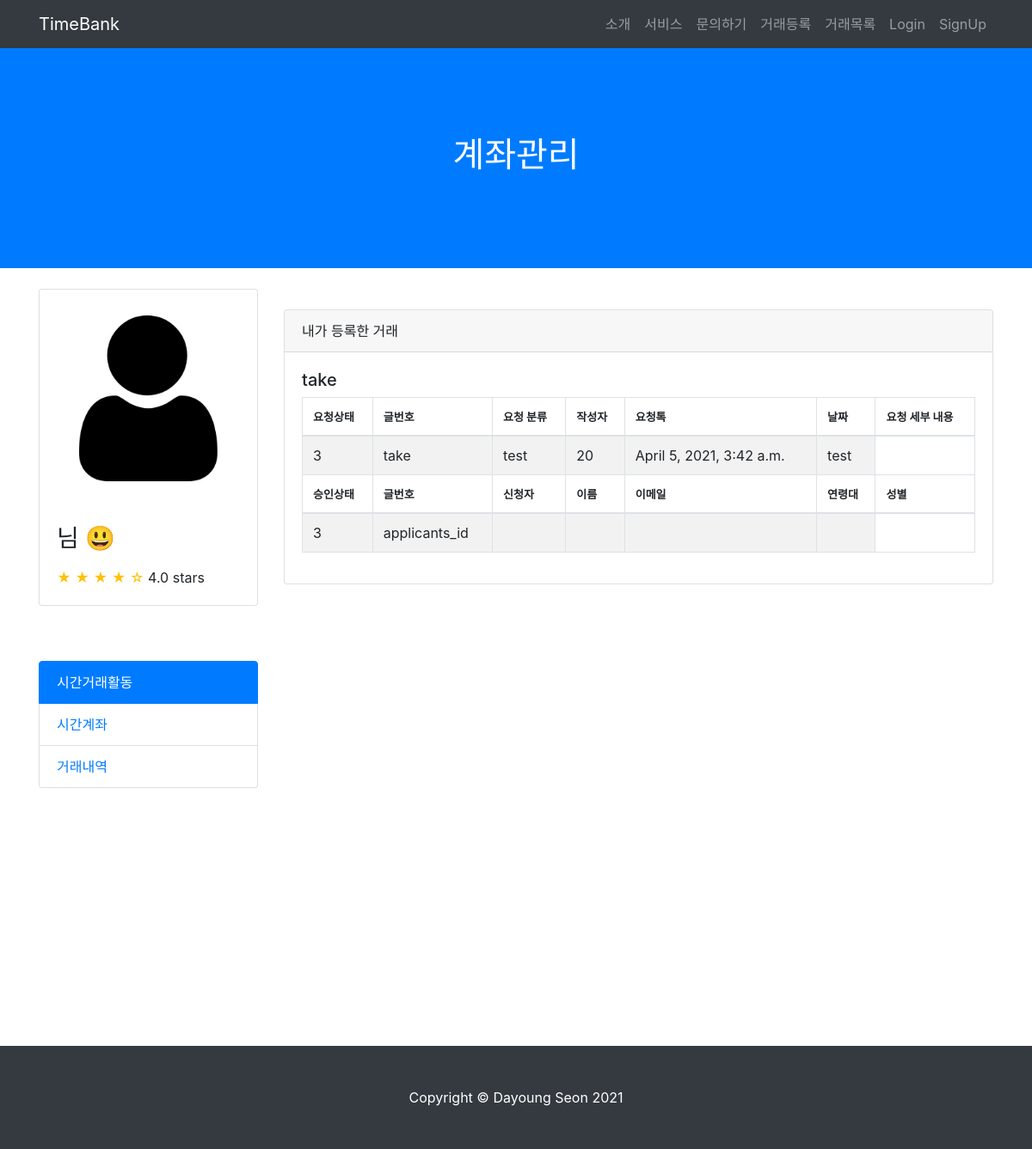
The page /account/my_post_detail/3 on the database as committed earlier.
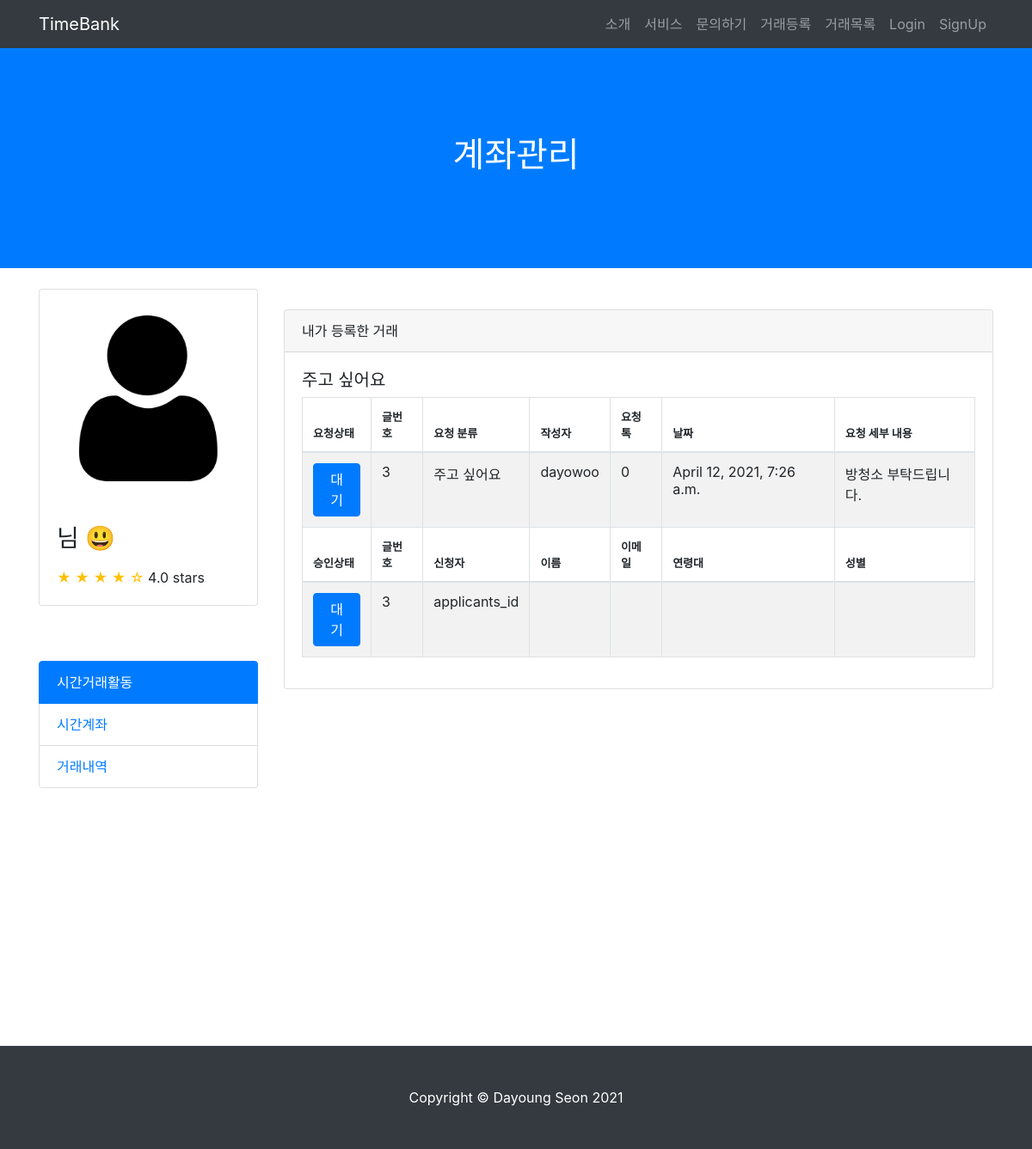
The same page on the database as committed later.
### TimeBank_app/models.py (models this page shows, shortened)
class Post(models.Model):
    date = models.CharField(max_length=140)
    start_time = models.CharField(max_length=140)
    end_time = models.CharField(max_length=140)
    service_choice = (('주고싶어요','주고싶어요'), ('받고싶어요','받고싶어요'))
    service = models.CharField(max_length=50, choices=service_choice)
    location = models.CharField(max_length=140)
    main_work = models.CharField(max_length=140)
    content = models.TextField(verbose_name='내용')
    created_at = models.DateTimeField(auto_now_add=True, verbose_name='등록시간')
    tok = models.PositiveIntegerField(default=0, verbose_name='거래톡')
    author = models.ForeignKey(User, on_delete=models.CASCADE, verbose_name='작성자')
    status_list = (('대기','대기'),('진행','진행'),('완료','완료'),('중단','중단'))
    status = models.CharField(max_length=50, choices=status_list, default='대기')
    respond_list = (('요청대기','요청대기'),('요청승인', '요청승인'),('요청거절','요청거절'))
    respond = models.CharField(max_length=50, choices=respond_list, verbose_name='승인상태', default='요청대기')
    applicants = models.CharField(max_length=140, verbose_name='신청자', null=True)
    class Meta:
        ordering = ['-created_at']

### TimeBank_account/models.py (models this page shows)
class User(AbstractUser):
    username = models.CharField(max_length=64, verbose_name='사용자ID', unique=True)
    email = models.EmailField(max_length=128, verbose_name='E-mail')
    name = models.CharField(max_length=64, verbose_name='이름')
    password = models.CharField(max_length=64, verbose_name='비밀번호')
    contact = models.CharField(max_length=150, verbose_name='연락처')
    birth = models.CharField(max_length=150, verbose_name='생년월일')
    user_age = models.CharField(max_length=50, verbose_name='연령대')
    gender = models.CharField(max_length=10, verbose_name='성별')
    balance = models.IntegerField(verbose_name='잔액', default=0)
    registered_dtn = models.DateField(auto_now_add=True, verbose_name='가입일자')
    image = models.ImageField(upload_to="images/", blank=True)
    object = CustomUserManager()
    def __str__(self):
        return self.username
    class Meta:
        db_table = 'TimeBank_user'

### TimeBank_account/views.py (the view)
# urls.py: path('my_post_detail/<int:post_id>', views.my_post_detail, name="my_post_detail"),
def my_post_detail(request, post_id):
    post = Post.objects.get(pk=post_id)
    return render(request, "my_post_detail.html", {'post':post})

### TimeBank_account/templates/my_post_detail.html (shortened to what the changed rows need)
{% load static %}
<html lang="en">
<head>
  <link href="{% static 'vendor/bootstrap/css/bootstrap.min.css' %}" rel="stylesheet">
  <link href="{% static 'css/scrolling-nav.css' %}" rel="stylesheet">
</head>
<body id="page-top">
  <header class="bg-primary text-white">
    <div class="container text-center">
      <h1>계좌관리</h1>
    </div>
  </header>
 <div class="container">
  <div class="row">
    <div class="col-lg-9">
      <div class="card card-outline-secondary my-5">
        <div class="card-body">
          <h5>{{post.service}}</h5>
          <table id="example" class="table table-striped table-bordered" style="width:100%">
            <thead>
              <tr>
                <th style="font-size: 13px;">요청상태</th>
                <th style="font-size: 13px;">글번호</th>
                <th style="font-size: 13px;">요청 분류</th>
                <th style="font-size: 13px;">작성자</th>
                <th style="font-size: 13px;">요청톡</th>
                <th style="font-size: 13px;">날짜</th>
                <th style="font-size: 13px;">요청 세부 내용</th>
            </tr>
            </thead>
            <tbody>
                <tr>
                    {% if post.status == "대기" %}
                    <td><button type="button" class="btn btn-primary">{{ post.status }}</button></td>
                    {% elif post.status == "진행" %}
                    <td><button type="button" class="btn btn-success">{{ post.status }}</button></td>
                    {% elif post.status == "완료" %}
                    <td><button type="button" class="btn btn-warning">{{ post.status }}</button></td>
                    {% elif post.status == "중단" %}
                    <td><button type="button" class="btn btn-secondary">{{ post.status }}</button></td>
                    {% endif %}
                    <td>{{ post.id }}</td>
                    <td>{{ post.service }}</td>
                    <td>{{ post.author }}</td>
                    <td>{{ post.tok }}</td>
                    <td>{{ post.created_at }}</td>
                    <td>{{ post.content }}</td>
                </tr>
            </tbody>
            <thead>
                <tr>
                  <th style="font-size: 13px;">승인상태</th>
                  <th style="font-size: 13px;">글번호</th>
                  <th style="font-size: 13px;">신청자</th>
                  <th style="font-size: 13px;">이름</th>
                  <th style="font-size: 13px;">이메일</th>
                  <th style="font-size: 13px;">연령대</th>
                  <th style="font-size: 13px;">성별</th>
              </tr>
              </thead>
              <tbody>
                <tr>
                    {% if post.status == "대기" %}
                    <td><button type="button" class="btn btn-primary">{{ post.status }}</button></td>
                    {% elif post.status == "완료" %}
                    <td><button type="button" class="btn btn-warning">{{ post.status }}</button></td>
                    {% elif post.status == "중단" %}
                    <td><button type="button" class="btn btn-secondary">{{ post.status }}</button></td>
                    {% endif %}
                    <td>{{ post.id }}</td>
                    <td>{{ post.applicants }}</td>
                    <td>{{ my_post.tok }}</td>
                    <td>{{ my_post.created_at }}</td>
                    <td>{{ my_post.content }}</td>
                    <td>{{ my_post.content }}</td>
                </tr>
            </tbody>
          </table>
        </div>
      </div>
    </div>
</div>
</div>
</body>

Rows that differ between the two databases and show on the page:
changed Post "applicants_id": service "take" → "주고 싶어요"; status (not shown) → "대기"; author "test" → "dayowoo"; tok "20" → "0"; created_at "April 5, 2021, 3:42 a.m." → "April 12, 2021, 7:26 a.m."; content "test" → "방청소 부탁드립니다."
